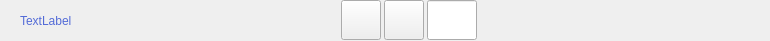
<?xml version="1.0" encoding="UTF-8"?>
<ui version="4.0">
 <class>PageScrollWidget</class>
 <widget class="QWidget" name="PageScrollWidget">
  <property name="geometry">
   <rect>
    <x>0</x>
    <y>0</y>
    <width>770</width>
    <height>41</height>
   </rect>
  </property>
  <property name="windowTitle">
   <string>Form</string>
  </property>
  <widget class="QLabel" name="label">
   <property name="geometry">
    <rect>
     <x>20</x>
     <y>0</y>
     <width>231</width>
     <height>41</height>
    </rect>
   </property>
   <property name="styleSheet">
    <string notr="true">font: 75 12px &quot;Microsoft YaHei UI Light&quot;;
color: rgb(83,107,215);</string>
   </property>
   <property name="text">
    <string>TextLabel</string>
   </property>
  </widget>
  <widget class="QWidget" name="widget" native="true">
   <property name="geometry">
    <rect>
     <x>0</x>
     <y>0</y>
     <width>770</width>
     <height>41</height>
    </rect>
   </property>
   <layout class="QHBoxLayout" name="horizontalLayout" stretch="7,6,6">
    <property name="spacing">
     <number>0</number>
    </property>
    <property name="leftMargin">
     <number>0</number>
    </property>
    <property name="topMargin">
     <number>0</number>
    </property>
    <property name="rightMargin">
     <number>0</number>
    </property>
    <property name="bottomMargin">
     <number>0</number>
    </property>
    <item>
     <spacer name="horizontalSpacer">
      <property name="orientation">
       <enum>Qt::Horizontal</enum>
      </property>
      <property name="sizeHint" stdset="0">
       <size>
        <width>330</width>
        <height>20</height>
       </size>
      </property>
     </spacer>
    </item>
    <item>
     <layout class="QHBoxLayout" name="horizontalLayout_2">
      <property name="spacing">
       <number>3</number>
      </property>
      <item>
       <widget class="QToolButton" name="toolButton_pre">
        <property name="sizePolicy">
         <sizepolicy hsizetype="Preferred" vsizetype="Preferred">
          <horstretch>0</horstretch>
          <verstretch>0</verstretch>
         </sizepolicy>
        </property>
        <property name="minimumSize">
         <size>
          <width>0</width>
          <height>0</height>
         </size>
        </property>
        <property name="maximumSize">
         <size>
          <width>40</width>
          <height>40</height>
         </size>
        </property>
        <property name="font">
         <font>
          <pointsize>10</pointsize>
         </font>
        </property>
        <property name="cursor">
         <cursorShape>PointingHandCursor</cursorShape>
        </property>
        <property name="text">
         <string/>
        </property>
       </widget>
      </item>
      <item>
       <layout class="QHBoxLayout" name="button_layout">
        <property name="spacing">
         <number>1</number>
        </property>
       </layout>
      </item>
      <item>
       <widget class="QToolButton" name="toolButton_next">
        <property name="sizePolicy">
         <sizepolicy hsizetype="Preferred" vsizetype="Preferred">
          <horstretch>0</horstretch>
          <verstretch>0</verstretch>
         </sizepolicy>
        </property>
        <property name="minimumSize">
         <size>
          <width>0</width>
          <height>0</height>
         </size>
        </property>
        <property name="maximumSize">
         <size>
          <width>40</width>
          <height>40</height>
         </size>
        </property>
        <property name="font">
         <font>
          <pointsize>10</pointsize>
         </font>
        </property>
        <property name="cursor">
         <cursorShape>PointingHandCursor</cursorShape>
        </property>
        <property name="text">
         <string/>
        </property>
       </widget>
      </item>
      <item>
       <widget class="QLineEdit" name="lineEdit">
        <property name="sizePolicy">
         <sizepolicy hsizetype="Preferred" vsizetype="Preferred">
          <horstretch>0</horstretch>
          <verstretch>0</verstretch>
         </sizepolicy>
        </property>
        <property name="minimumSize">
         <size>
          <width>0</width>
          <height>0</height>
         </size>
        </property>
        <property name="maximumSize">
         <size>
          <width>50</width>
          <height>40</height>
         </size>
        </property>
        <property name="alignment">
         <set>Qt::AlignCenter</set>
        </property>
       </widget>
      </item>
     </layout>
    </item>
    <item>
     <spacer name="horizontalSpacer_2">
      <property name="orientation">
       <enum>Qt::Horizontal</enum>
      </property>
      <property name="sizeHint" stdset="0">
       <size>
        <width>308</width>
        <height>20</height>
       </size>
      </property>
     </spacer>
    </item>
   </layout>
  </widget>
 </widget>
 <resources/>
 <connections/>
</ui>
